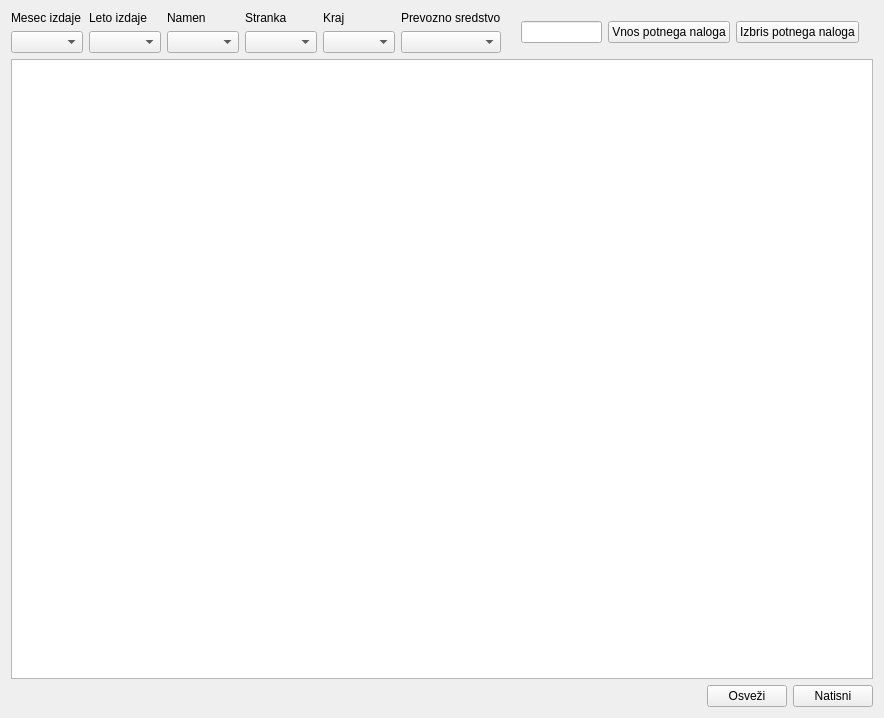
<?xml version="1.0" encoding="UTF-8"?>
<ui version="4.0">
 <class>wid_potninalogi</class>
 <widget class="QWidget" name="wid_potninalogi">
  <property name="windowModality">
   <enum>Qt::ApplicationModal</enum>
  </property>
  <property name="geometry">
   <rect>
    <x>0</x>
    <y>0</y>
    <width>884</width>
    <height>718</height>
   </rect>
  </property>
  <property name="windowTitle">
   <string>Form</string>
  </property>
  <layout class="QVBoxLayout" name="verticalLayout">
   <item>
    <layout class="QHBoxLayout" name="horizontalLayout">
     <item>
      <layout class="QGridLayout" name="gridLayout">
       <item row="0" column="0">
        <widget class="QLabel" name="label">
         <property name="text">
          <string>Mesec izdaje</string>
         </property>
        </widget>
       </item>
       <item row="0" column="2">
        <widget class="QLabel" name="label_3">
         <property name="text">
          <string>Namen</string>
         </property>
        </widget>
       </item>
       <item row="0" column="5">
        <widget class="QLabel" name="label_5">
         <property name="text">
          <string>Prevozno sredstvo</string>
         </property>
        </widget>
       </item>
       <item row="0" column="1">
        <widget class="QLabel" name="label_2">
         <property name="text">
          <string>Leto izdaje</string>
         </property>
        </widget>
       </item>
       <item row="0" column="4">
        <widget class="QLabel" name="label_4">
         <property name="text">
          <string>Kraj</string>
         </property>
        </widget>
       </item>
       <item row="1" column="0">
        <widget class="QComboBox" name="cb_mesec"/>
       </item>
       <item row="1" column="2">
        <widget class="QComboBox" name="cb_namen"/>
       </item>
       <item row="1" column="4">
        <widget class="QComboBox" name="cb_kraj"/>
       </item>
       <item row="1" column="5">
        <widget class="QComboBox" name="cb_prevoz"/>
       </item>
       <item row="1" column="1">
        <widget class="QComboBox" name="cb_leto"/>
       </item>
       <item row="0" column="3">
        <widget class="QLabel" name="label_6">
         <property name="text">
          <string>Stranka</string>
         </property>
        </widget>
       </item>
       <item row="1" column="3">
        <widget class="QComboBox" name="cb_stranka"/>
       </item>
      </layout>
     </item>
     <item>
      <spacer name="horizontalSpacer">
       <property name="orientation">
        <enum>Qt::Horizontal</enum>
       </property>
       <property name="sizeHint" stdset="0">
        <size>
         <width>40</width>
         <height>20</height>
        </size>
       </property>
      </spacer>
     </item>
     <item>
      <widget class="QLineEdit" name="txt_stprojekta"/>
     </item>
     <item>
      <widget class="QPushButton" name="btn_nov">
       <property name="text">
        <string>Vnos potnega naloga</string>
       </property>
      </widget>
     </item>
     <item>
      <widget class="QPushButton" name="btn_brisi">
       <property name="text">
        <string>Izbris potnega naloga</string>
       </property>
      </widget>
     </item>
     <item>
      <spacer name="horizontalSpacer_2">
       <property name="orientation">
        <enum>Qt::Horizontal</enum>
       </property>
       <property name="sizeHint" stdset="0">
        <size>
         <width>40</width>
         <height>20</height>
        </size>
       </property>
      </spacer>
     </item>
    </layout>
   </item>
   <item>
    <widget class="QTableWidget" name="tbl_potninalogi">
     <property name="editTriggers">
      <set>QAbstractItemView::NoEditTriggers</set>
     </property>
     <property name="selectionMode">
      <enum>QAbstractItemView::SingleSelection</enum>
     </property>
     <property name="selectionBehavior">
      <enum>QAbstractItemView::SelectRows</enum>
     </property>
     <property name="sortingEnabled">
      <bool>true</bool>
     </property>
    </widget>
   </item>
   <item>
    <layout class="QHBoxLayout" name="horizontalLayout_2">
     <item>
      <spacer name="horizontalSpacer_3">
       <property name="orientation">
        <enum>Qt::Horizontal</enum>
       </property>
       <property name="sizeHint" stdset="0">
        <size>
         <width>40</width>
         <height>20</height>
        </size>
       </property>
      </spacer>
     </item>
     <item>
      <widget class="QPushButton" name="btn_refresh">
       <property name="text">
        <string>Osveži</string>
       </property>
      </widget>
     </item>
     <item>
      <widget class="QPushButton" name="btn_print">
       <property name="text">
        <string>Natisni</string>
       </property>
      </widget>
     </item>
    </layout>
   </item>
  </layout>
 </widget>
 <resources/>
 <connections/>
</ui>
